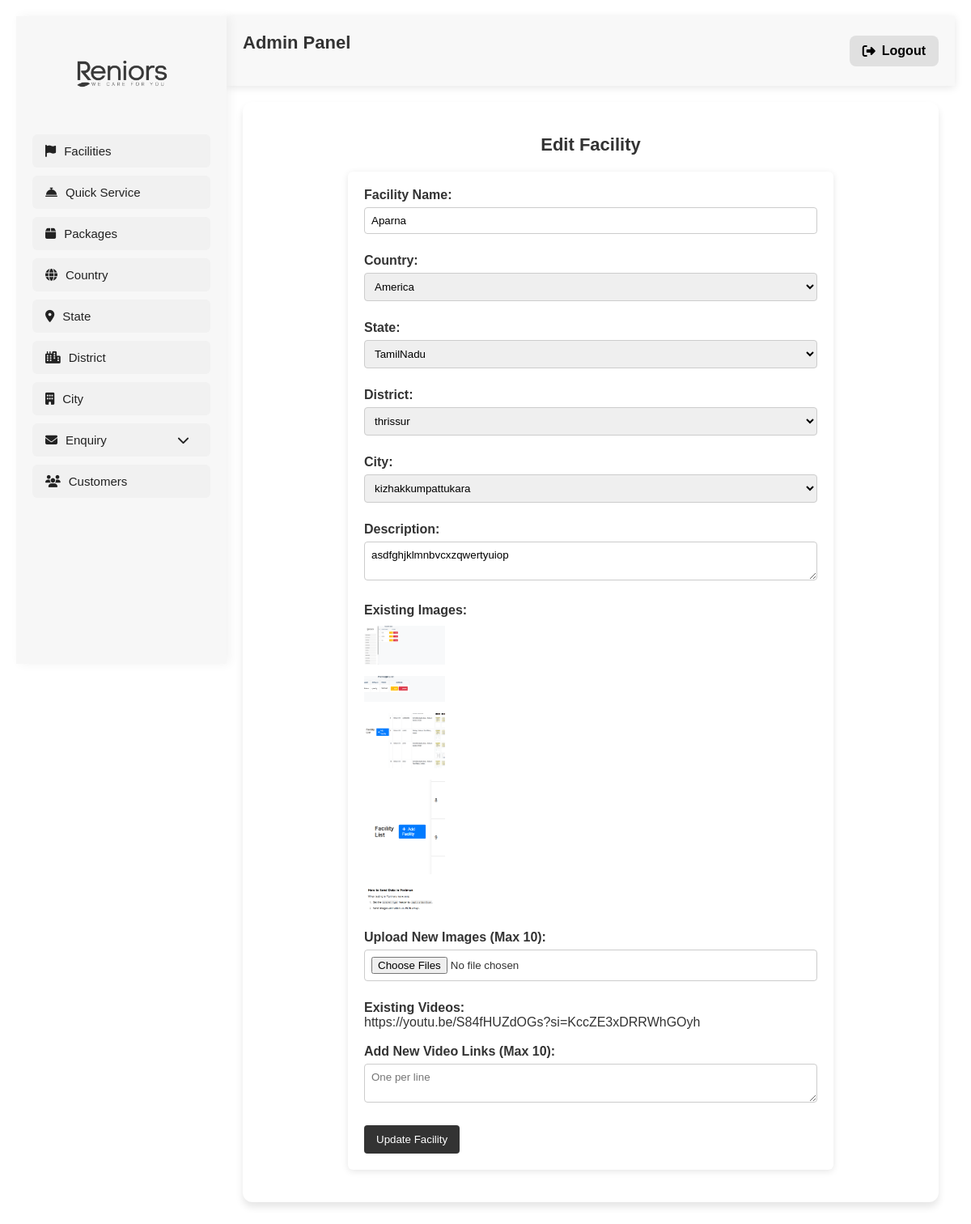
Screenshot of /facility/edit/27/ (signed in) with the database file from the repository.
### reniorsapp/models.py (models this page shows, shortened)
class Facility(models.Model):
    name = models.CharField(max_length=255)
    country = models.ForeignKey(Country, on_delete=models.CASCADE, null=True, blank=True)
    state = models.ForeignKey(State, on_delete=models.CASCADE, null=True, blank=True)
    district = models.ForeignKey(District, on_delete=models.CASCADE, null=True, blank=True)
    city = models.ForeignKey(City, on_delete=models.CASCADE, null=True, blank=True)
    description = models.TextField(null=True, blank=True)

class Country(models.Model):
    name = models.CharField(max_length=255, null=True, blank=True)

class State(models.Model):
    name = models.CharField(max_length=255, null=True, blank=True)

class District(models.Model):
    name = models.CharField(max_length=255, null=True, blank=True)

class City(models.Model):
    name = models.CharField(max_length=255, null=True, blank=True)

class FacilityImage(models.Model):
    facility = models.ForeignKey(Facility, related_name='images', on_delete=models.CASCADE)
    image = models.ImageField(upload_to='facility_images/')

class FacilityVideo(models.Model):
    facility = models.ForeignKey(Facility, related_name='videos', on_delete=models.CASCADE)
    video_link = models.URLField()

### reniorsapp/views.py (the view, shortened to what this page needs)
# urls.py: path("facility/edit/<int:facility_id>/", views.edit_facility, name="edit_facility"),
@admin_required
def edit_facility(request, facility_id):
    facility = get_object_or_404(Facility, id=facility_id)
    countries = Country.objects.all()
    states = State.objects.all()
    districts = District.objects.all()
    cities = City.objects.all()
    images = FacilityImage.objects.filter(facility=facility)
    videos = FacilityVideo.objects.filter(facility=facility)
    return render(request, 'edit_facility.html', {
        'facility': facility,
        'countries': countries,
        'states': states,
        'districts': districts,
        'cities': cities,
        'images': images,
        'videos': videos
    })

### reniorsapp/views.py (called while the page is built)
def admin_required(view_func):
    @wraps(view_func)
    def _wrapped_view(request, *args, **kwargs):
        if not request.session.get('admin_logged_in', False):
            return redirect('admin_login')  # Redirect to login if not authenticated
        return view_func(request, *args, **kwargs)
    return _wrapped_view

### reniorsapp/templates/edit_facility.html (shortened to what this page needs)
{% extends 'adminpannel.html' %}
{% block content %}
<!DOCTYPE html>
<html lang="en">
<head>
</head>
<body>
    <h2>Edit Facility</h2>
    <form method="POST" enctype="multipart/form-data">
        <label>Facility Name:</label><br>
        <input type="text" name="name" value="{{ facility.name }}" required><br><br>
        <label>Country:</label><br>
        <select name="country" required>
            {% for country in countries %}
            <option value="{{ country.id }}" {% if country.id == facility.country.id %}selected{% endif %}>{{ country.name }}</option>
            {% endfor %}
        </select><br><br>
        <label>State:</label><br>
        <select name="state" required>
            {% for state in states %}
            <option value="{{ state.id }}" {% if state.id == facility.state.id %}selected{% endif %}>{{ state.name }}</option>
            {% endfor %}
        </select><br><br>
        <label>District:</label><br>
        <select name="district" required>
            {% for district in districts %}
            <option value="{{ district.id }}" {% if district.id == facility.district.id %}selected{% endif %}>{{ district.name }}</option>
            {% endfor %}
        </select><br><br>
        <label>City:</label><br>
        <select name="city" required>
            {% for city in cities %}
            <option value="{{ city.id }}" {% if city.id == facility.city.id %}selected{% endif %}>{{ city.name }}</option>
            {% endfor %}
        </select><br><br>
        <label>Description:</label><br>
        <textarea name="description" required>{{ facility.description }}</textarea><br><br>
        <label>Existing Images:</label><br>
        {% for image in images %}
            <img src="{{ image.image.url }}" width="100"><br>
        {% endfor %}
        <br>
        <label>Upload New Images (Max 10):</label><br>
        <input type="file" name="images[]" multiple><br><br>
        <label>Existing Videos:</label><br>
        {% for video in videos %}
            <p>{{ video.video_link }}</p>
        {% endfor %}
        <br>
        <label>Add New Video Links (Max 10):</label><br>
        <textarea name="videos" placeholder="One per line"></textarea><br><br>
        <button type="submit">Update Facility</button>
    </form>
</body>
</html>
{% endblock %}

### reniorsapp/templates/adminpannel.html (shortened to what this page needs)
<!DOCTYPE html>
<html lang="en">
<head>
    {% load static %}
    <link rel="stylesheet" href="https://cdnjs.cloudflare.com/ajax/libs/font-awesome/6.4.2/css/all.min.css">
</head>
<body>
    <div class="container">
        <div class="sidebar">
            <div class="logo-container">
                <img src="{% static 'images/2.png' %}" alt="Reniors Logo" class="logo">
            </div>
            <a href="/list_facilities/" class="menu-item" id="facilities"><i class="fas fa-flag"></i> Facilities</a>
            <a href="/quickservice/list/" class="menu-item"><i class="fas fa-concierge-bell"></i> Quick Service</a>
            <a href="/package/list/" class="menu-item"><i class="fas fa-box"></i> Packages</a>
            <a href="/country/list/" class="menu-item"><i class="fas fa-globe"></i> Country</a>
            <a href="/state/list/" class="menu-item"><i class="fas fa-map-marker-alt"></i> State</a>
            <a href="/district/list/" class="menu-item"><i class="fas fa-city"></i> District</a>
            <a href="/city/list/" class="menu-item"><i class="fas fa-building"></i> City</a>
            <a href="#" class="menu-item" onclick="toggleDropdown(event, 'enquiryDropdown')">
                <i class="fas fa-envelope"></i> Enquiry <i class="fas fa-chevron-down" style="margin-left:auto;"></i>
            </a>
            <a href="#" class="menu-item"><i class="fas fa-users"></i> Customers</a>
        </div>
        <div class="content-wrapper">
            <div class="top-bar">
                <h2>Admin Panel</h2>
                <a href="/admin-logout/" class="logout-btn">
                    <i class="fas fa-sign-out-alt"></i> Logout
                </a>
            </div>
            <div class="content">
                {% block content %}{% endblock %}
            </div>
        </div>
    </div>
</body>
</html>

### reniorsapp/templates/adminpannel.html (style rules this page uses)
* { margin: 0; padding: 0; box-sizing: border-box; font-family: 'Poppins', sans-serif; }
body { display: flex; min-height: 100vh; background-color: #ffffff; color: #000000; align-items: flex-start; }
.container { display: flex; width: 100%; min-height: 100vh; flex-wrap: nowrap; }
.sidebar { position: sticky; top: 0; width: 260px; min-width: 260px; background: #f7f7f7; padding: 20px; display: flex; flex-direction: column; box-shadow: 4px 0 12px rgba(0, 0, 0, 0.05); height: 100vh; overflow-y: auto; overflow-x: hidden; flex-shrink: 0; transition: all 0.3s ease; }
.logo-container { text-align: center; margin-bottom: 25px; }
.logo { width: 130px; height: auto; }
.menu-item { padding: 12px 16px; margin-bottom: 10px; border-radius: 6px; font-size: 15px; font-weight: 500; display: flex; align-items: center; color: #222; background-color: #f1f1f1; transition: all 0.2s ease-in-out; text-decoration: none; white-space: nowrap; overflow: hidden; text-overflow: ellipsis; }
.menu-item i { margin-right: 10px; }
.content-wrapper { flex-grow: 1; display: flex; flex-direction: column; width: 100%; }
.top-bar { display: flex; justify-content: space-between; align-items: center; padding: 20px; background: #f8f8f8; box-shadow: 0 2px 10px rgba(0, 0, 0, 0.1); }
.logout-btn { display: flex; align-items: center; padding: 10px 16px; font-size: 16px; font-weight: bold; background: #e0e0e0; color: #000; border-radius: 8px; text-decoration: none; transition: all 0.3s ease; }
.logout-btn i { margin-right: 8px; }
.content { padding: 40px; background-color: #ffffff; border-radius: 12px; margin: 20px; box-shadow: 0 6px 10px rgba(0, 0, 0, 0.1); }

### reniorsapp/templates/edit_facility.html (style rules this page uses)
body { font-family: 'Arial', sans-serif; background-color: #ffffff; color: #333333; margin: 0; padding: 20px; }
h2 { font-size: 22px; font-weight: 600; color: #333333; text-align: center; margin-bottom: 20px; }
form { max-width: 600px; margin: auto; background: white; padding: 20px; border-radius: 6px; box-shadow: 0px 2px 8px rgba(0, 0, 0, 0.1); }
label { font-weight: bold; }
input, select, textarea { width: 100%; padding: 8px; margin: 6px 0; border: 1px solid #ccc; border-radius: 4px; }
button { background-color: #333333; color: white; padding: 10px 15px; border: none; border-radius: 4px; cursor: pointer; }
img { width: 100px; margin-top: 10px; }

### rows the page displays
Facility: name "Aparna", country "America", state "TamilNadu", district "thrissur", city "kizhakkumpattukara", description "asdfghjklmnbvcxzqwertyuiop"
FacilityImage: image (picture)
FacilityImage: image (picture)
FacilityImage: image (picture)
FacilityImage: image (picture)
FacilityImage: image (picture)
FacilityVideo: video_link "https://youtu.be/S84fHUZdOGs?si=KccZE3xDRRWhGOyh"
